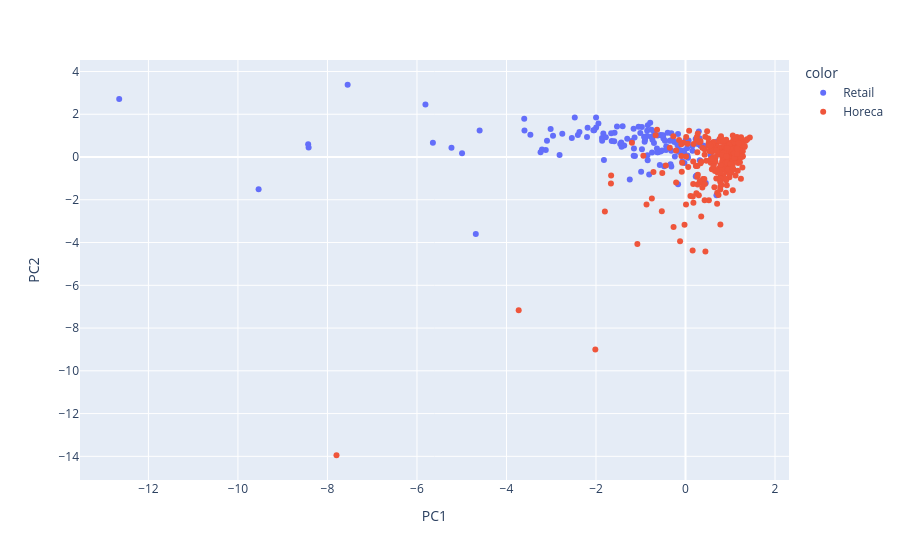

The cell this chart's notebook holds for it:
### Markdown cell above
##### <font color = "wheat" >Visualiser les donneées suivant les deux premiers composantes

### Code cell
# Visualiser les classes suivant les deux composantes
fig = px.scatter(New_df.apply(np.real), x = 'PC1', y = 'PC2', color = df.Class.values)
fig.show()

### Figure 1 — Plotly figure (JSON) as saved in the notebook; plotly's stock layout.template omitted (floating-point values rounded to 4 significant figures; data arrays with more than 128 entries replaced by an {"elided": "..."} marker saying what was removed)
{"data": [{"hovertemplate": "color=Retail<br>PC1=%{x}<br>PC2=%{y}<extra></extra>", "legendgroup": "Retail", "marker": {"color": "#636efa", "symbol": "circle"}, "mode": "markers", "name": "Retail", "orientation": "v", "showlegend": true, "type": "scatter", "x": {"elided": "142 float values"}, "xaxis": "x", "y": {"elided": "142 float values"}, "yaxis": "y"}, {"hovertemplate": "color=Horeca<br>PC1=%{x}<br>PC2=%{y}<extra></extra>", "legendgroup": "Horeca", "marker": {"color": "#EF553B", "symbol": "circle"}, "mode": "markers", "name": "Horeca", "orientation": "v", "showlegend": true, "type": "scatter", "x": {"elided": "298 float values"}, "xaxis": "x", "y": {"elided": "298 float values"}, "yaxis": "y"}], "layout": {"legend": {"title": {"text": "color"}, "tracegroupgap": 0}, "margin": {"t": 60}, "xaxis": {"anchor": "y", "domain": [0, 1], "title": {"text": "PC1"}}, "yaxis": {"anchor": "x", "domain": [0, 1], "title": {"text": "PC2"}}}}
